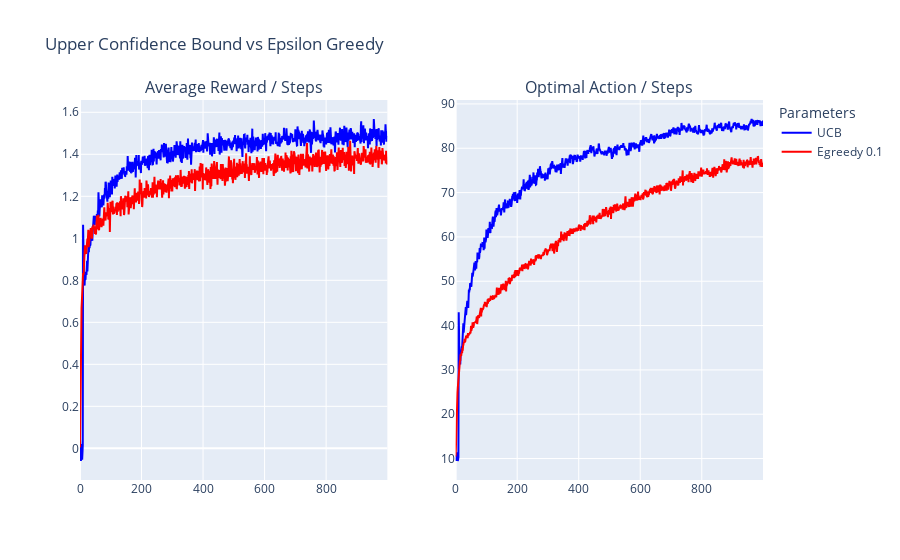

Notebook source saved alongside this figure:
### Code cell
results_exp_3 = {
    'UCB': {
        "mean_reward": mean_rewards_upper_confidence,
        "optimal_action": percent_optimal_action_upper_confidence,
        "color": "blue"
    },
    'Egreedy 0.1': {
        "mean_reward": mean_rewards_egreedy,
        "optimal_action": percent_optimal_action_egreedy,
        "color": "red"
    }
}

plot_results("Upper Confidence Bound vs Epsilon Greedy", ["Average Reward / Steps", "Optimal Action / Steps"], results_exp_3)

### Figure 1 — Plotly figure (JSON) as saved in the notebook; plotly's stock layout.template omitted (floating-point values rounded to 4 significant figures; data arrays with more than 128 entries replaced by an {"elided": "..."} marker saying what was removed)
{"data": [{"line": {"color": "blue"}, "name": "UCB", "type": "scatter", "x": {"elided": "1000 int values"}, "xaxis": "x", "y": {"elided": "1000 float values"}, "yaxis": "y"}, {"line": {"color": "blue"}, "showlegend": false, "type": "scatter", "x": {"elided": "1000 int values"}, "xaxis": "x2", "y": {"elided": "1000 float values"}, "yaxis": "y2"}, {"line": {"color": "red"}, "name": "Egreedy 0.1", "type": "scatter", "x": {"elided": "1000 int values"}, "xaxis": "x", "y": {"elided": "1000 float values"}, "yaxis": "y"}, {"line": {"color": "red"}, "showlegend": false, "type": "scatter", "x": {"elided": "1000 int values"}, "xaxis": "x2", "y": {"elided": "1000 float values"}, "yaxis": "y2"}], "layout": {"annotations": [{"font": {"size": 16}, "showarrow": false, "text": "Average Reward / Steps", "x": 0.225, "xanchor": "center", "xref": "paper", "y": 1, "yanchor": "bottom", "yref": "paper"}, {"font": {"size": 16}, "showarrow": false, "text": "Optimal Action / Steps", "x": 0.775, "xanchor": "center", "xref": "paper", "y": 1, "yanchor": "bottom", "yref": "paper"}], "legend": {"title": {"text": "Parameters"}}, "title": {"text": "Upper Confidence Bound vs Epsilon Greedy"}, "xaxis": {"anchor": "y", "domain": [0, 0.45]}, "xaxis2": {"anchor": "y2", "domain": [0.55, 1]}, "yaxis": {"anchor": "x", "domain": [0, 1]}, "yaxis2": {"anchor": "x2", "domain": [0, 1]}}}
